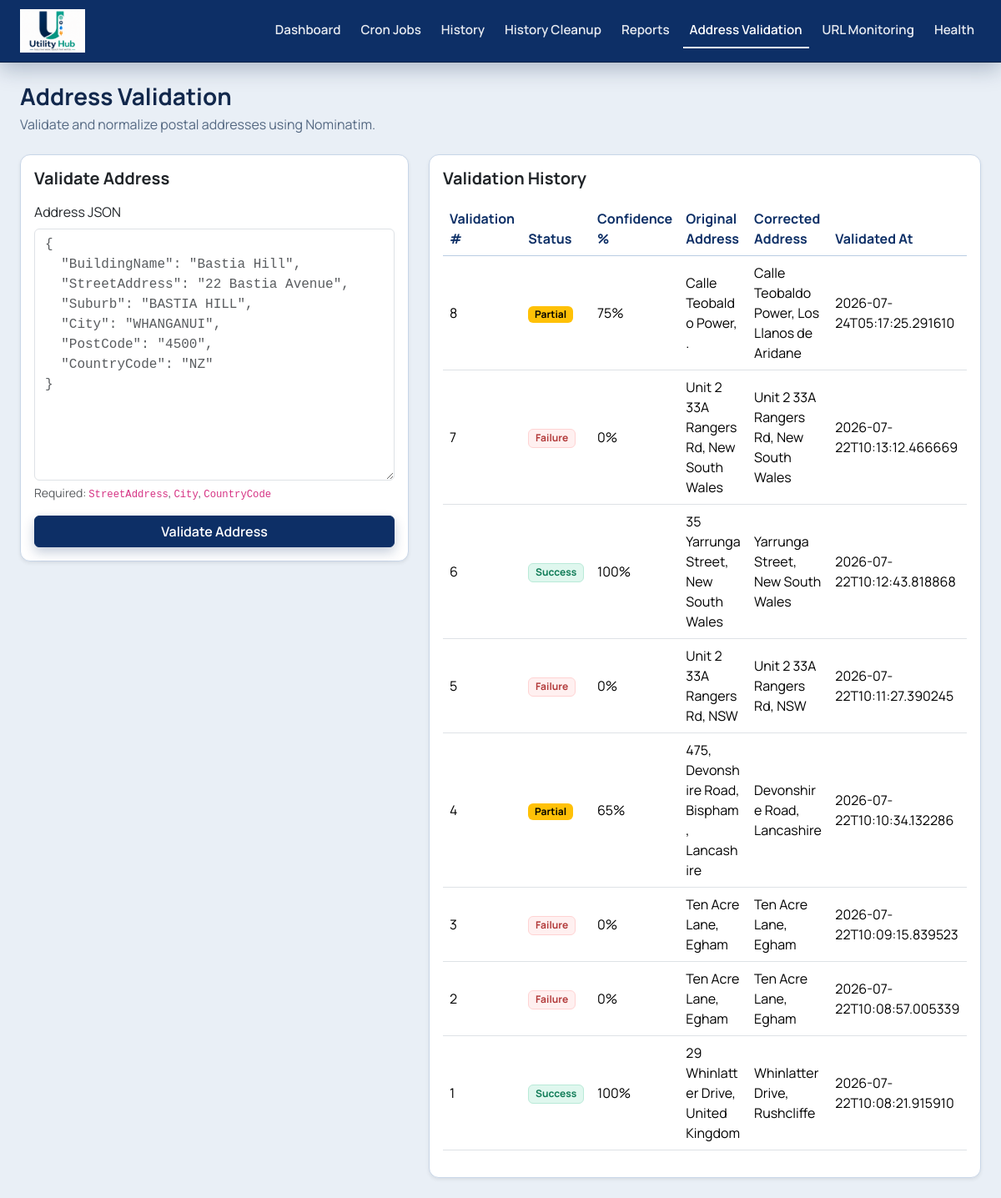
/address-validation, run on the app's committed database.
### app/models/address_validation.py (models this page shows)
class AddressValidation(db.Model):
    __tablename__ = "address_validations"
    id = db.Column(db.Integer, primary_key=True)
    building_name = db.Column(db.String(255), nullable=True)
    street_address = db.Column(db.String(255), nullable=False)
    suburb = db.Column(db.String(120), nullable=True)
    city = db.Column(db.String(120), nullable=False)
    post_code = db.Column(db.String(32), nullable=True)
    country_code = db.Column(db.String(8), nullable=False)
    original_payload_json = db.Column(db.Text, nullable=False)
    corrected_payload_json = db.Column(db.Text, nullable=False)
    validation_status = db.Column(db.String(20), nullable=False, index=True)
    confidence_score = db.Column(db.Float, nullable=False)
    provider_name = db.Column(db.String(40), nullable=False)
    provider_reference = db.Column(db.String(120), nullable=True)
    validated_at = db.Column(
        db.DateTime(timezone=True),
        nullable=False,
        default=lambda: datetime.now(timezone.utc),
        index=True,
    )
    created_at = db.Column(
        db.DateTime(timezone=True),
        nullable=False,
        default=lambda: datetime.now(timezone.utc),
    )
    def to_dict(self) -> dict:
        return {
            "id": self.id,
            "original_address": self._safe_load_json(self.original_payload_json),
            "corrected_address": self._safe_load_json(self.corrected_payload_json),
            "validation_status": self.validation_status,
            "confidence_score": round(self.confidence_score, 2),
            "provider_name": self.provider_name,
            "provider_reference": self.provider_reference,
            "validation_timestamp": self.validated_at.isoformat(),
        }
    @staticmethod
    def _safe_load_json(raw_json: str) -> dict:
        try:
            value = json.loads(raw_json)
            if isinstance(value, dict):
                return value
        except Exception:
            pass
        return {}

### app/controllers/address_web_controller.py (the view, shortened to what this page needs)
@address_web_bp.route("/address-validation", methods=["GET", "POST"])
@web_login_required
def address_validation_page():
    address_json_input = ""
    result = None
    error = None
    corrected_json_output = ""
    history = service.history(limit=20)
    return render_template(
        "address_validation.html",
        history=history,
        address_json_input=address_json_input,
        error=error,
        result=result,
        corrected_json_output=corrected_json_output,
    )

### app/repositories/address_validation_repository.py (called while the page is built)
    def get_recent(self, limit: int = 20) -> list[AddressValidation]:
        safe_limit = max(1, min(limit, 100))
        return (
            AddressValidation.query.order_by(AddressValidation.validated_at.desc())
            .limit(safe_limit)
            .all()
        )

### app/services/address_validation_service.py (called while the page is built)
    def history(self, limit: int = 20) -> list[dict]:
        return [row.to_dict() for row in self.repository.get_recent(limit=limit)]

### app/utils/security.py (called while the page is built)
def web_login_required(view_func):
    @wraps(view_func)
    def wrapped(*args, **kwargs):
        if not current_app.config.get("WEB_AUTH_ENABLED", False):
            return view_func(*args, **kwargs)
        if session.get("web_user_authenticated"):
            return view_func(*args, **kwargs)
        return redirect(url_for("web.login_page", next=request.path))
    return wrapped

def register_security_headers(app):
    @app.after_request
    def _apply_security_headers(response):
        response.headers["X-Content-Type-Options"] = "nosniff"
        response.headers["X-Frame-Options"] = "DENY"
        response.headers["Referrer-Policy"] = "no-referrer"
        response.headers["Permissions-Policy"] = "geolocation=(), microphone=(), camera=()"
        response.headers[
            "Content-Security-Policy"
        ] = "default-src 'self'; style-src 'self' 'unsafe-inline' https://cdn.jsdelivr.net https://fonts.googleapis.com; script-src 'self' 'unsafe-inline' https://cdn.jsdelivr.net; font-src 'self' https://fonts.gstatic.com data:; img-src 'self' data:; connect-src 'self'; frame-ancestors 'none';"
        return response

### app/templates/address_validation.html (shortened to what this page needs)
{% extends "base.html" %}
{% block content %}
<div class="d-flex justify-content-between align-items-center mb-4">
  <div>
    <h1 class="h3 mb-1 fw-bold">Address Validation</h1>
    <p class="text-muted mb-0">Validate and normalize postal addresses using Nominatim.</p>
  </div>
</div>
<div class="row g-4">
  <div class="col-lg-5">
    <div class="card shadow-sm border-0">
      <div class="card-body">
        <h2 class="h5 fw-bold mb-3">Validate Address</h2>
        <form method="post" action="{{ url_for('address_web.address_validation_page') }}">
          <label class="form-label">Address JSON</label>
          <textarea class="form-control font-monospace" name="address_json" rows="12" required placeholder='{
  "BuildingName": "Bastia Hill",
  "StreetAddress": "22 Bastia Avenue",
  "Suburb": "BASTIA HILL",
  "City": "WHANGANUI",
  "PostCode": "4500",
  "CountryCode": "NZ"
}'>{{ address_json_input }}</textarea>
          <div class="form-text mb-3">Required: <code>StreetAddress</code>, <code>City</code>, <code>CountryCode</code></div>
          <button type="submit" class="btn btn-primary w-100">Validate Address</button>
        </form>
      </div>
    </div>
  </div>
  <div class="col-lg-7">
    <div class="card shadow-sm border-0">
      <div class="card-body">
        <h2 class="h5 fw-bold mb-3">Validation History</h2>
        <div class="table-responsive">
          <table class="table align-middle">
            <thead>
              <tr>
                <th>Validation #</th>
                <th>Status</th>
                <th>Confidence %</th>
                <th>Original Address</th>
                <th>Corrected Address</th>
                <th>Validated At</th>
              </tr>
            </thead>
            <tbody>
              {% if history %}
                {% for item in history %}
                  <tr>
                    <td>{{ item.id }}</td>
                    <td>
                      {% if item.validation_status == 'VALID' %}
                        <span class="badge text-bg-success">Success</span>
                      {% elif item.validation_status == 'PARTIAL' %}
                        <span class="badge text-bg-warning">Partial</span>
                      {% elif item.validation_status in ['INVALID', 'ERROR'] %}
                        <span class="badge text-bg-danger">Failure</span>
                      {% else %}
                        <span class="badge text-bg-secondary">{{ item.validation_status }}</span>
                      {% endif %}
                    </td>
                    <td>{{ "%.0f"|format(item.confidence_score * 100) }}%</td>
                    <td class="text-break">{{ item.original_address.StreetAddress or '-' }}, {{ item.original_address.City or '-' }}</td>
                    <td class="text-break">{{ item.corrected_address.StreetAddress or '-' }}, {{ item.corrected_address.City or '-' }}</td>
                    <td>{{ item.validation_timestamp or '-' }}</td>
                  </tr>
                {% endfor %}
              {% else %}
                <tr>
                  <td colspan="6" class="text-center text-muted py-4">No validation history yet.</td>
                </tr>
              {% endif %}
            </tbody>
          </table>
        </div>
      </div>
    </div>
  </div>
</div>
{% endblock %}

### app/static/css/app.css (style rules this page uses)
:root { --bg-soft: #e9eff6; --bg-accent: #dde8f4; --panel-bg: #ffffff; --surface: #ffffff; --surface-muted: #f5f8fc; --ink: #12284c; --ink-soft: #546882; --border: #c8d6e8; --primary: #0d2f66; --primary-hover: #0a234d; --secondary: #12a8a0; --secondary-hover: #0e8d87; --accent: #1978d0; --warning: #ff9f1c; }
* { font-family: "Manrope", sans-serif; }
body { background: var(--bg-soft); color: var(--ink); min-height: 100vh; }
.card { border-radius: 0.75rem; background: var(--panel-bg); border: 1px solid var(--border) !important; box-shadow: 0 10px 24px rgba(11, 39, 80, 0.12); }
.btn-primary { background: var(--primary); border: 1px solid var(--primary); font-weight: 600; box-shadow: 0 6px 14px rgba(13, 47, 102, 0.24); }
.table { --bs-table-bg: transparent; }
.table thead th { color: var(--primary); border-bottom-color: #b9cde3; }
.badge.text-bg-success { background-color: #dff7ee !important; color: #0f7b56 !important; border: 1px solid #b9ead8; }
.badge.text-bg-danger { background-color: #fff0f0 !important; color: #b23a3a !important; border: 1px solid #ffd3d3; }
.text-muted { color: var(--ink-soft) !important; }

### data on the page
AddressValidation: id "8", validation_status "Partial", confidence_score "75", original_address "Calle Teobaldo Power", original_address ".", corrected_address "Calle Teobaldo Power", corrected_address "Los Llanos de Aridane", validation_timestamp "2026-07-24T05:17:25.291610"
AddressValidation: id "7", validation_status "Failure", confidence_score "0", original_address "Unit 2 33A Rangers Rd", original_address "New South Wales", corrected_address "Unit 2 33A Rangers Rd", corrected_address "New South Wales", validation_timestamp "2026-07-22T10:13:12.466669"
AddressValidation: id "6", validation_status "Success", confidence_score "100", original_address "35 Yarrunga Street", original_address "New South Wales", corrected_address "Yarrunga Street", corrected_address "New South Wales", validation_timestamp "2026-07-22T10:12:43.818868"
AddressValidation: id "5", validation_status "Failure", confidence_score "0", original_address "Unit 2 33A Rangers Rd", original_address "NSW", corrected_address "Unit 2 33A Rangers Rd", corrected_address "NSW", validation_timestamp "2026-07-22T10:11:27.390245"
AddressValidation: id "4", validation_status "Partial", confidence_score "65", original_address "475, Devonshire Road, Bispham", original_address "Lancashire", corrected_address "Devonshire Road", corrected_address "Lancashire", validation_timestamp "2026-07-22T10:10:34.132286"
AddressValidation: id "3", validation_status "Failure", confidence_score "0", original_address "Ten Acre Lane", original_address "Egham", corrected_address "Ten Acre Lane", corrected_address "Egham", validation_timestamp "2026-07-22T10:09:15.839523"
AddressValidation: id "2", validation_status "Failure", confidence_score "0", original_address "Ten Acre Lane", original_address "Egham", corrected_address "Ten Acre Lane", corrected_address "Egham", validation_timestamp "2026-07-22T10:08:57.005339"
AddressValidation: id "1", validation_status "Success", confidence_score "100", original_address "29 Whinlatter Drive", original_address "United Kingdom", corrected_address "Whinlatter Drive", corrected_address "Rushcliffe", validation_timestamp "2026-07-22T10:08:21.915910"
